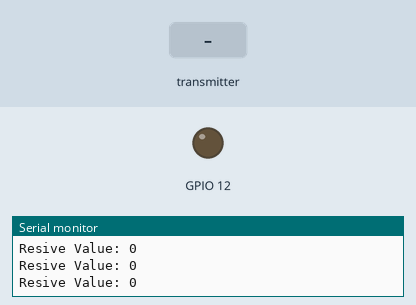
Recording of a sketch running on a simulated ESP32. Parts: output pins drawn as LEDs (lit = HIGH), the last lines printed to the serial monitor. The test bench sets the inputs (shaded band). No radio packets arrive unless stated.

Above: at 1.2 s.
1.3 s: the transmitter starts sending test = 64
At 2.5 s:
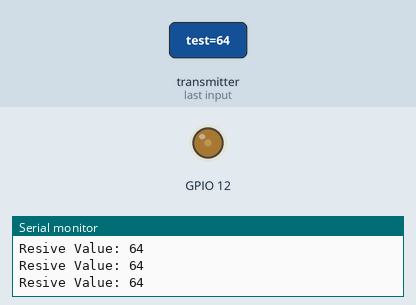
2.8 s: the transmitter starts sending test = 128
At 4.0 s:
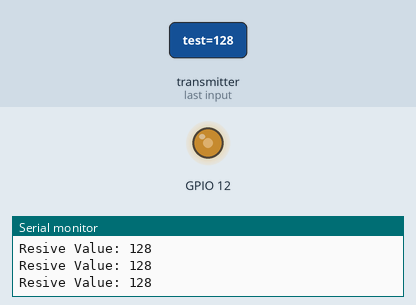
4.3 s: the transmitter starts sending test = 255
At 5.6 s:
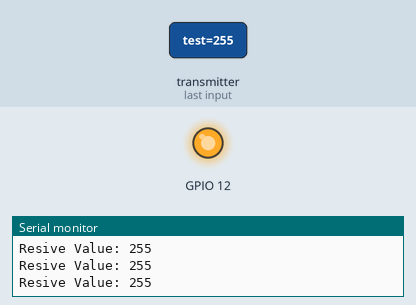
Timing chart, 0 to 7.3 s (numbered marks = the images above; inputs shaded):
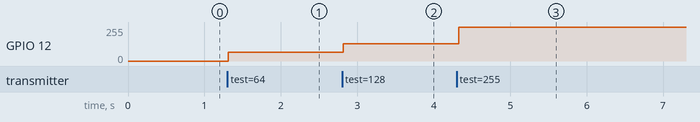

The sketch:

TES_NRF_RX.ino
```cpp
#include <SPI.h>
#include <nRF24L01.h>
#include <RF24.h>
#include <printf.h>

/*//////////////////////////////////////////////////////*/

#if defined(__AVR_ATmega328P__) || defined(__AVR_ATmega328PB__) ||defined(__AVR_ATmega2560__) || defined(__AVR_ATmega1280__)
#define CSN 10
#define LED 12
#define CE  9
#elif defined(ESP32)
#define CSN 5
#define CE  4
#else
#error "Make Config you're self"
#endif

#define Debug_mode false

/*Create a unique pipe out. The receiver has to
  wear the same unique code*/
const uint64_t pipeIn = 0x662266; //IMPORTANT: The same as in the receiver!!!
/*//////////////////////////////////////////////////////*/

/*Create the data struct we will send
  The sizeof this struct should not exceed 32 bytes
  This gives us up to 32 8 bits channals */
RF24 radio(CE, CSN); // select  CSN and CE  pins


/*//////////////////////////////////////////////////////*/
//Create a struct to send over NRF24
struct MyData {
  byte test;
};
MyData data;
/*//////////////////////////////////////////////////////*/

//This function will only set the value to  0 if the connection is lost...


/**************************************************/

void setup()
{
  pinMode(12, OUTPUT);
  Serial.begin(9600); //Set the speed to 9600 bauds if you want.
  //You should always have the same speed selected in the serial monitor
  radio.begin();
  if (Debug_mode)
    printf_begin();
  radio.setDataRate(RF24_250KBPS); //speed  RF24_250KBPS for 250kbs, RF24_1MBPS for 1Mbps, or RF24_2MBPS for 2Mbps
  radio.openWritingPipe(pipeIn);//Open a pipe for writing
  radio.openReadingPipe(1, pipeIn);//Open a pipe for reading
  radio.openReadingPipe(2, pipeIn);//Open a pipe for reading
  radio.openReadingPipe(3, pipeIn);//Open a pipe for reading
  radio.openReadingPipe(4, pipeIn);//Open a pipe for reading
  radio.openReadingPipe(5, pipeIn);//Open a pipe for reading
  radio.setAutoAck(true); // Ensure autoACK is enabled
  radio.setChannel(108);// Set RF communication channel.
  radio.setPALevel(RF24_PA_MAX); //translate to: RF24_PA_MIN=-18dBm, RF24_PA_LOW=-12dBm, RF24_PA_MED=-6dBM, and RF24_PA_HIGH=0dBm.
  radio.enableDynamicPayloads(); //This way you don't always have to send large packets just to send them once in a while. This enables dynamic payloads on ALL pipes.
  //radio.disableDynamicPayloads();//This disables dynamic payloads on ALL pipes. Since Ack Payloads requires Dynamic Payloads, Ack Payloads are also disabled. If dynamic payloads are later re-enabled and ack payloads are desired then enableAckPayload() must be called again as well.
  radio.setCRCLength(RF24_CRC_16); // Use 8-bit or 16bit CRC for performance. CRC cannot be disabled if auto-ack is enabled. Mode :RF24_CRC_DISABLED  ,RF24_CRC_8 ,RF24_CRC_16
  radio.setRetries(10, 15);//Set the number of retry attempts and delay between retry attempts when transmitting a payload. The radio is waiting for an acknowledgement (ACK) packet during the delay between retry attempts.Mode: 0-15,0-15
  radio.startListening();//Start listening on the pipes opened for reading.
}


/******Reset the received data to 0 if connection is lost******/
unsigned long lastRecvTime = 0;
void recvData()
{
  while ( radio.available() )//Check whether there are bytes available to be read
  {
    radio.read(&data, sizeof(MyData));//Read payload data from the RX FIFO buffer(s).
    lastRecvTime = millis(); //here we receive the data
  }
}
/**************************************************************/

void loop()
{
  recvData(); //Resive Data
  unsigned long now = millis();
  //Here we check if we've lost signal, if we did we reset the values
  if ( now - lastRecvTime > 1000 ) {
    // Signal lost?
  }
  Serial.print("Resive Value: "); Serial.println(data.test);
  analogWrite(12, data.test);
  delay(100);
  if (Debug_mode)
    radio.printDetails();//Show debug data

}
```

Measured:
- after the input at 1.3 s, GPIO 12: 0/255 → 64/255 at once
- after the input at 2.8 s, GPIO 12: 64/255 → 128/255 at once
- after the input at 4.3 s, GPIO 12: 128/255 → 255/255 at once
